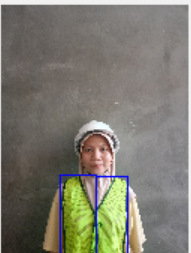
#> input picture NAive/1.png, 191 x 253 px
$ python test.py
#> lines starting #> are read from the running program, lines starting #| are printed output that depends on the picture
import cv2
import numpy as np

path_img = "1.png"

img = cv2.imread(path_img, cv2.IMREAD_GRAYSCALE)
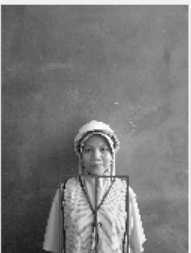
#> img: shape (253, 191); min 21, max 252, mean 122.9

if img is None:
    print("gada gambar cok!")
else:
    print("Array gambar sebelum normalisasi:")
    print(img)
#> (printed output is left out)
    gambarNormal = img / 255.0
    print("\nArray gambar setelah normalisasi:")
    print(gambarNormal)
#> (printed output is left out)
    cv2.imshow('Gambar', img)
    cv2.waitKey()
